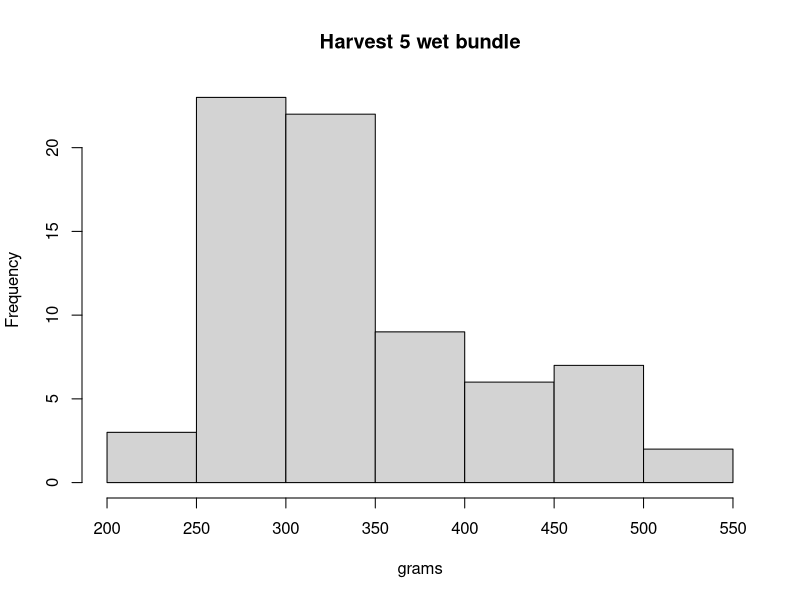
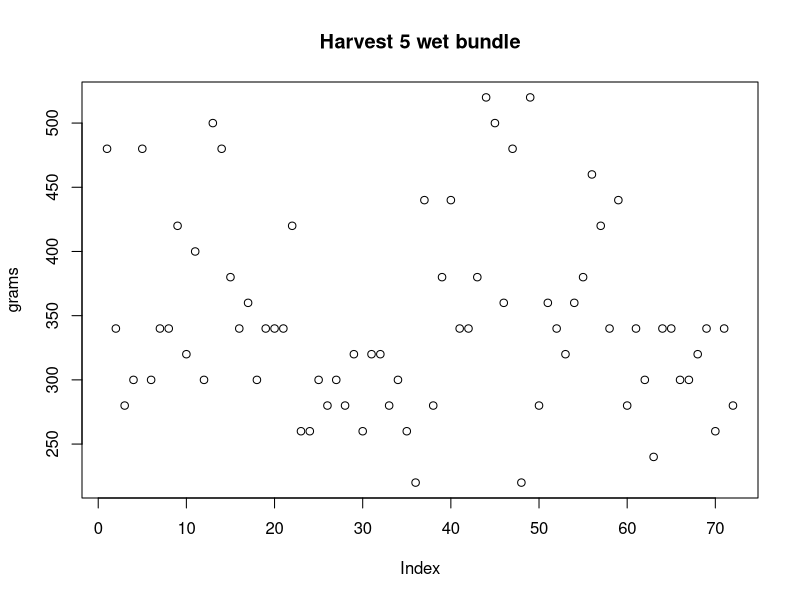
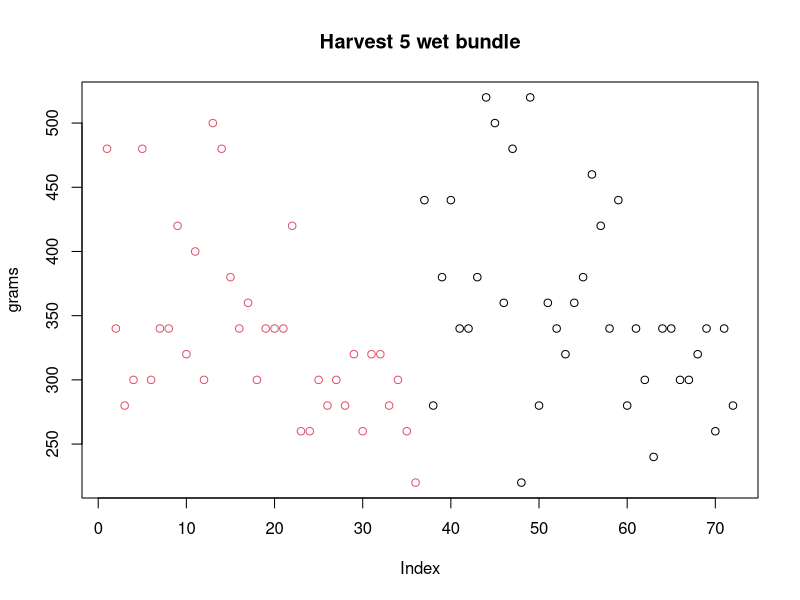

R code for these plots, in order: (Note: this script raises an error after producing the figures.)
#set a working directory
setwd("C:/Users/addie/Desktop/Rworkshop/linear modeling")
#read in data
qcdat<-read.csv("bean_biomass.csv",head=T)
#check structure
str(qcdat)
#change some columns to be read as factors not numbers
qcdat$pass<-as.factor(qcdat$pass)
qcdat$range<-as.factor(qcdat$range)
qcdat$nitrogen<-as.factor(qcdat$nitrogen)
qcdat$rep<-as.factor(qcdat$rep)
#do the values make sense? let's look at H5_wetbundle
hist(qcdat$H5_wetbundle,xlab="grams",main="Harvest 5 wet bundle")
plot(qcdat$H5_wetbundle,ylab="grams",main="Harvest 5 wet bundle")
#ack! there is a weird pattern in the data, what explains this?
plot(qcdat$H5_wetbundle,ylab="grams",main="Harvest 5 wet bundle",
     col=qcdat$nitrogen)
plot(qcdat$H5_wetbundle,ylab="grams",main="Harvest 5 wet bundle",
     col=qcdat$pedigree1)
#is this the same for dry weight?
plot(qcdat$H5_stemdry+qcdat$H5_leafdry,ylab="grams",
     main="Harvest 5 dry weight",col=qcdat$pedigree1)
#or height?
plot(qcdat$height,col=qcdat$pedigree1)
#interesting, this appears to be affected by N; let's quantify

#build a linear model for height
htmod<-lm(qcdat$height~qcdat$nitrogen+qcdat$pedigree1+
            qcdat$nitrogen:qcdat$pedigree1)
#let's check residuals
summary(htmod)
plot(fitted(htmod),resid(htmod))
plot(htmod)
#do anova
anova(htmod)
#yes, genotype and nitrogen and their interaction are both significant
#how are traits related? let's look at correlations
heatmap(cor(qcdat[,c(11:32)],use="pairwise.complete.obs"),
        symm=T,cexRow=.5,cexCol=.5)
#interesting. stems and bundle go together, but number of plants
#does not seem to be all that related to the biomass collected in
#a unit of area; let's test this on harvest 5
anova(lm(qcdat$H5_stemdry~qcdat$H5_nplants))
#nope, number of plants did not affect the dry weight; what about height?
anova(lm(qcdat$height~qcdat$H5_nplants))
#Ooh, so having more plant density leads to taller plants; how much?
summary(lm(qcdat$height~qcdat$H5_nplants))
plot(qcdat$height,qcdat$H5_nplants)
#but this isn't true at all timepoints, so it may be erroneous
summary(lm(qcdat$height~qcdat$H4_nplants))

#next steps:
#what other QC should be done?
#write a function to analyze all traits and output summary results
#what else?
#discuss real applications of data

